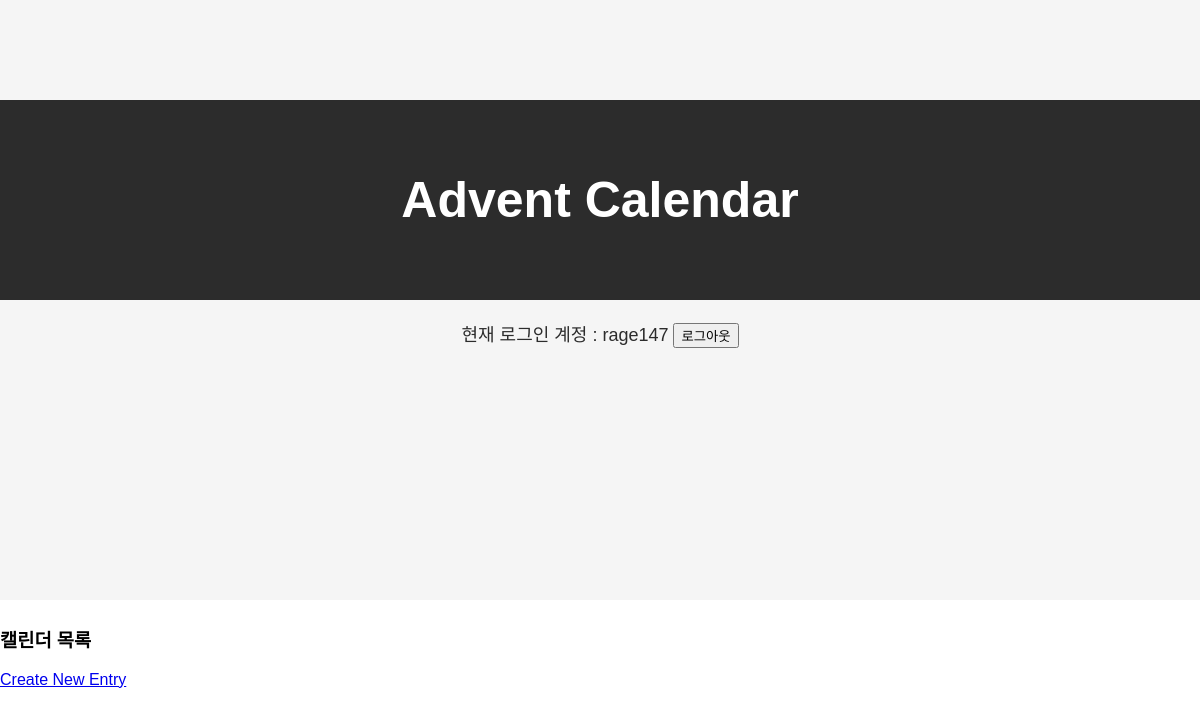
/calendar/14/entries/ (signed in), run on an earlier commit of the app's database.
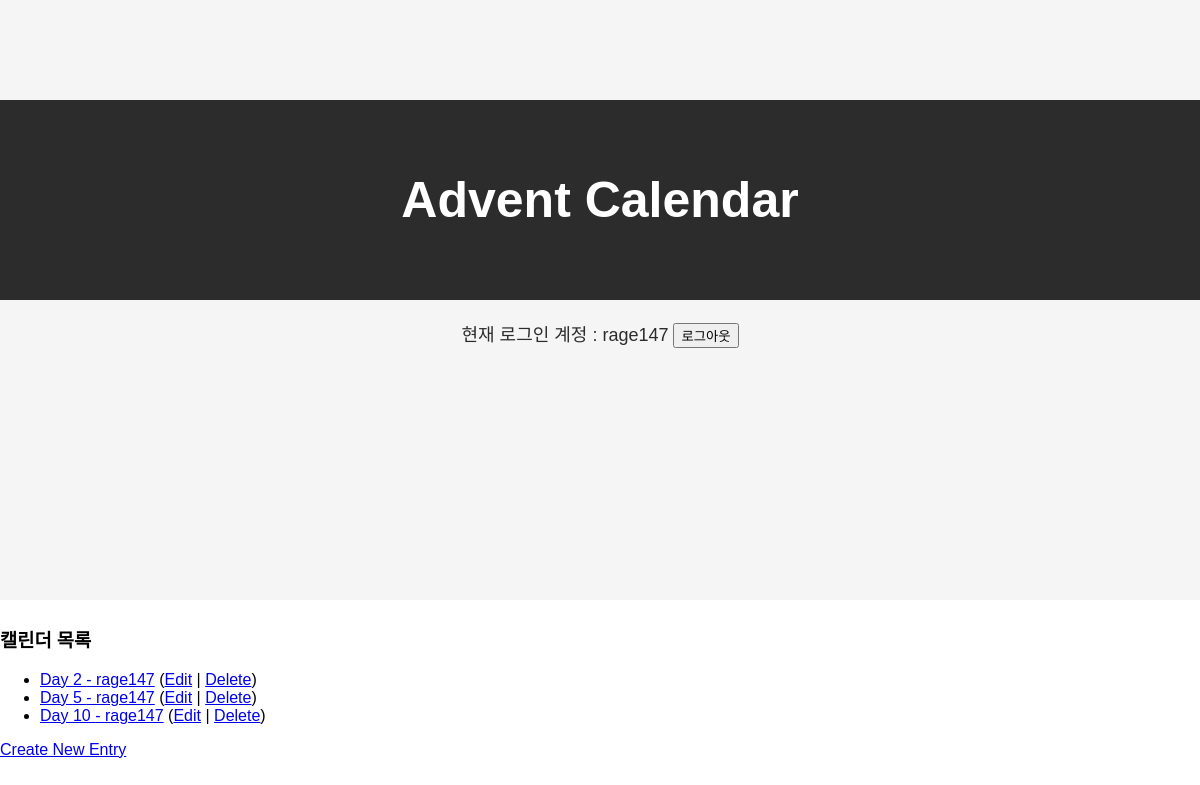
And on a later commit of the database.
### calendarapp/models.py (models this page shows, shortened)
class CalendarEntry(models.Model):
    calendar = models.ForeignKey(Calendar, on_delete=models.CASCADE, related_name='entries')
    user = models.ForeignKey(settings.AUTH_USER_MODEL, on_delete=models.CASCADE, null=True)
    day = models.PositiveIntegerField()
    link = models.URLField()
    user_image = models.ImageField(upload_to='user_images/', null=True)
    class Meta:
        unique_together = ['calendar', 'day']
    @property
    def username(self):
        return self.user.username if self.user else None

### calendarapp/views.py (the view)
# urls.py: path('calendar/<int:calendar_id>/entries/', views.calendar_entry_list, name='calendar_entry_list'),
@login_required
def calendar_entry_list(request, calendar_id):
    entries = CalendarEntry.objects.filter(user=request.user, calendar=calendar_id).order_by('day')
    return render(request, 'calendar_entry_list.html', {'entries': entries, 'calendar_id': calendar_id})

### calendarapp/templates/calendar_entry_list.html
{% extends 'base.html' %}
{% block content %}
  <h3>캘린더 목록</h3>
  <ul>
    {% for entry in entries %}
      <li>
        <a href="{% url 'calendar_entry_detail' calendar_id entry.id %}">Day {{ entry.day }} - {{ entry.username }}</a>
        {% if entry.user == user %}
          (<a href="{% url 'update_calendar_entry' calendar_id entry.id %}">Edit</a>
          | <a href="{% url 'delete_calendar_entry' calendar_id entry.id %}">Delete</a>)
        {% endif %}
      </li>
    {% endfor %}
  </ul>
  <a href="{% url 'create_calendar_entry' calendar_id=calendar_id %}">Create New Entry</a>
{% endblock %}

### calendarapp/templates/base.html (shortened to what this page needs)
<!DOCTYPE html>
<html lang="en">
<head>
    <link rel="stylesheet" href="https://cdnjs.cloudflare.com/ajax/libs/font-awesome/6.0.0-beta3/css/all.min.css">
    {% load static %}
</head>
<body>
    <div class="top-page">
        <div class="pink-header">
            Advent Calendar
        </div>
        {% if user.is_authenticated %}
        <div class="user-info">
            현재 로그인 계정 : {{ user.username }}
            <a href="{% url 'account_logout' %}"><button>로그아웃</button></a>
        </div>
        {% endif %}
    </div>
    {% block content %}{% endblock %}
</body>
</html>

### calendarapp/templates/base.html (style rules this page uses)
body { margin: 0; padding: 0; font-family: Arial, sans-serif; }
.top-page { margin: 0 auto 25px auto; height: 500px; width: 100%; background-color: #F5F5F5; padding-top: 100px; }
.pink-header { background-color: #2C2C2C; height: 200px; width: 100vw; max-width: 100%; text-align: center; display: flex; justify-content: center; align-items: center; color: white; font-size: 50px; font-weight: bold; box-sizing: border-box; }
.user-info { text-align: center; margin-top: 20px; font-size: 18px; color: #2C2C2C; }

What changed in the data, as far as the page shows it:
added CalendarEntry: day "2", username "rage147", shows "Edit"
added CalendarEntry: day "5", username "rage147", shows "Edit"
added CalendarEntry: day "10", username "rage147", shows "Edit"
